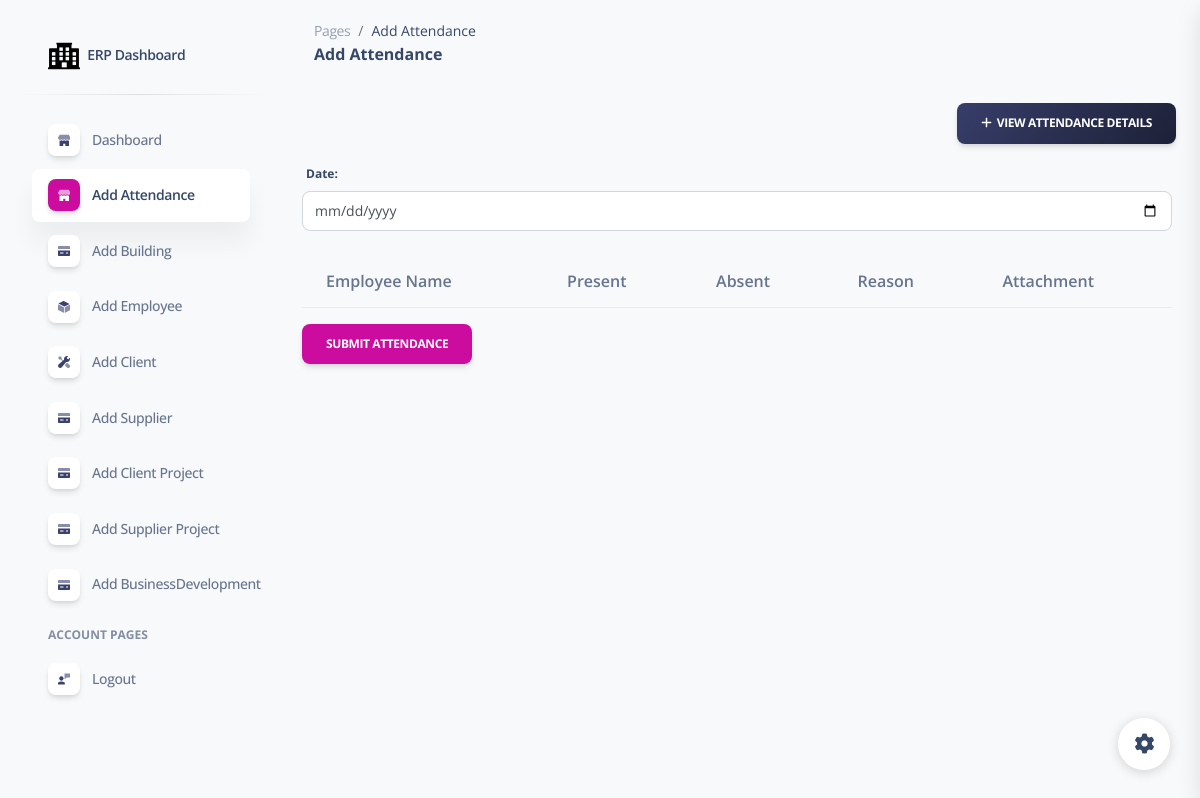
/add_attendance/ (signed in), run on an earlier commit of the app's database.
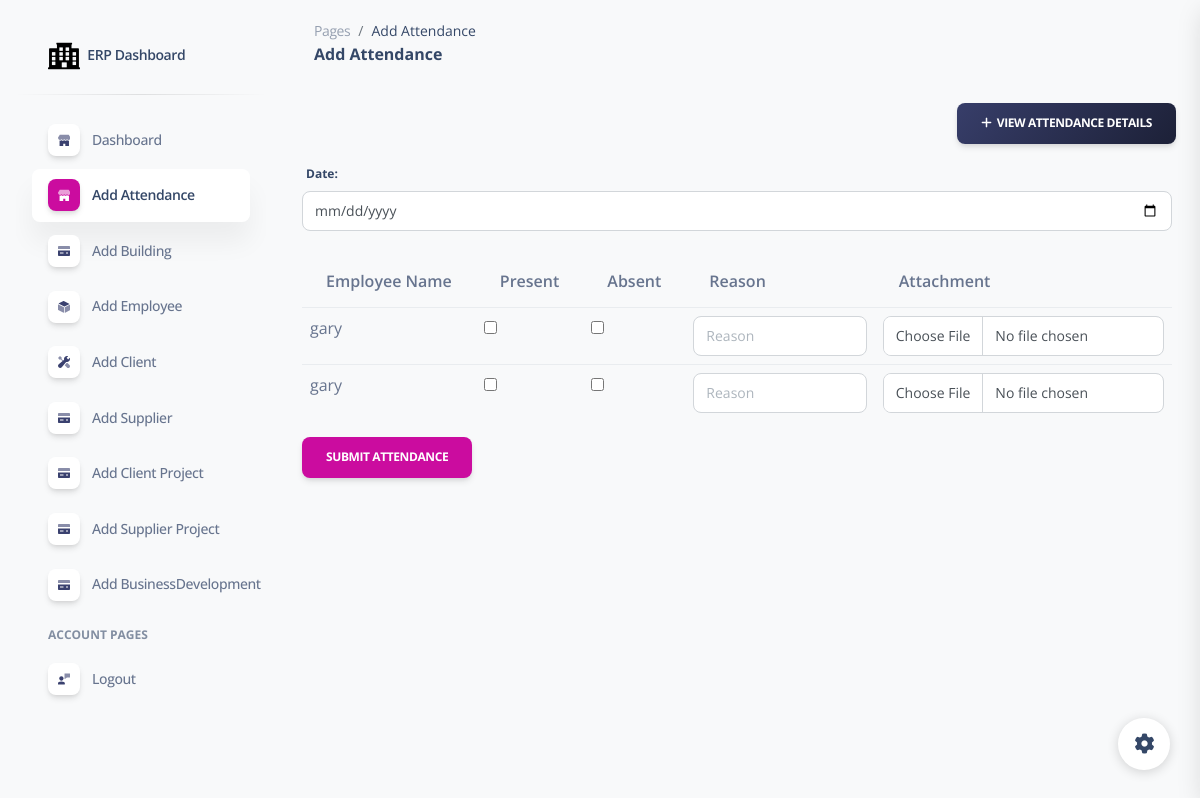
And on a later commit of the database.
### erpapp/models.py (models this page shows, shortened)
class Employee(models.Model):
    employeename = models.CharField(max_length=255)
    date_of_joining = models.CharField(max_length=225)
    passport_number = models.CharField(max_length=255)
    passport_expirydate =  models.CharField(max_length=255)
    eid =  models.CharField(max_length=255)
    eid_expirydate =  models.CharField(max_length=255)
    nationality = models.CharField(max_length=255)
    operatorcard_expirydate = models.CharField(max_length=255)
    date_of_releiving = models.CharField(max_length=255)
    passportattachment = models.FileField(upload_to='employee_attachments/', null=True, blank=True)
    emiratesattachment = models.FileField(upload_to='employee_attachments/', null=True, blank=True)
    operatorcardattachment = models.FileField(upload_to='employee_attachments/', null=True, blank=True)

### erpapp/views.py (the view, shortened to what this page needs)
# urls.py: path('add_attendance/',add_attendance,name="add_attendance"),
@login_required
def add_attendance(request):
    employees = Employee.objects.all()
    context = {'employees': employees}
    return render(request, 'add_attendance.html', context)

### erpapp/templates/add_attendance.html (shortened to what the changed rows need)
{% extends 'base.html' %}
{% load static %}
{% block content %}
<!DOCTYPE html>
<html lang="en">
<head>
  <link href="{% static  'css/nucleo-icons.css' %}" rel="stylesheet" />
  <link href="{% static  'css/nucleo-svg.css' %}" rel="stylesheet" />
  <link href="{% static '/css/nucleo-svg.css' %}" rel="stylesheet" />
  <link id="pagestyle" href="{% static 'css/soft-ui-dashboard.css' %}" rel="stylesheet" />
</head>
<body class="g-sidenav-show  bg-gray-100">
<main class="main-content position-relative max-height-vh-100 h-100 mt-1 border-radius-lg ">
    <div class="container-fluid py-4">
      <div class="row">
        <div class="col-lg-12">
          <div class="row">
            <div class="card-body p-3">
              <form method="post" enctype="multipart/form-data">
                <input type="date" class='form-control' name="date" required><br>
                <table class="table">
                    <thead>
                        <tr>
                            <th scope="col">Employee Name</th>
                            <th scope="col">Present</th>
                            <th scope="col">Absent</th>
                            <th scope="col">Reason</th>
                            <th scope="col">Attachment</th>
                        </tr>
                    </thead>
                    <tbody>
                        {% for employee in employees %}
                        <tr>
                            <td>{{ employee.employeename }}</td>
                            <td><input type="checkbox" name="present_{{ employee.id }}"></td>
                            <td><input type="checkbox" name="absent_{{ employee.id }}"></td>
                            <td><input type="text" class='form-control' name="reason_{{ employee.id }}" placeholder="Reason"></td>
                            <td><input type="file" class='form-control' name="attachment_{{ employee.id }}" ></td>
                        </tr>
                        {% endfor %}
                    </tbody>
                </table>
            </form>
          </div>
        </div>
      </div>
{% endblock %}

What changed in the data, as far as the page shows it:
added Employee: employeename "gary"
added Employee: employeename "gary"
